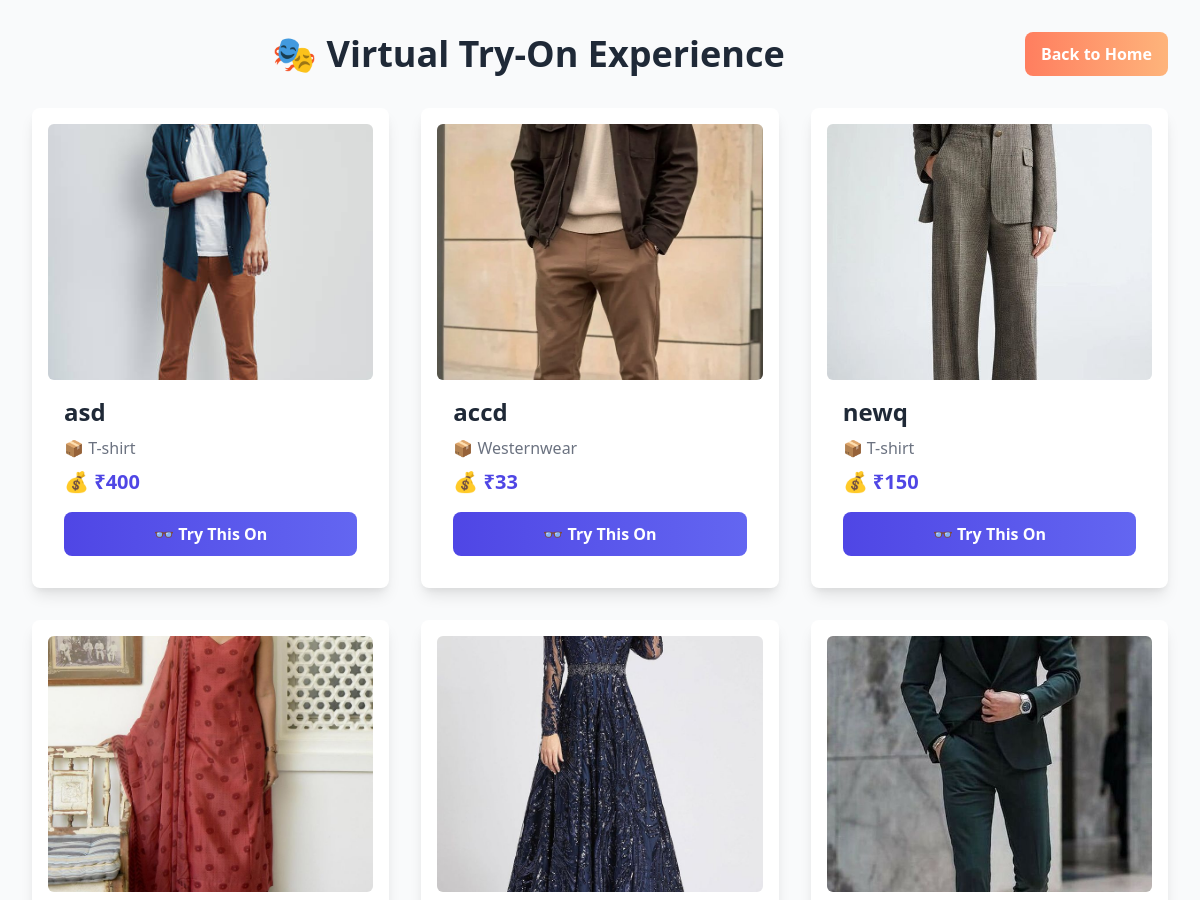
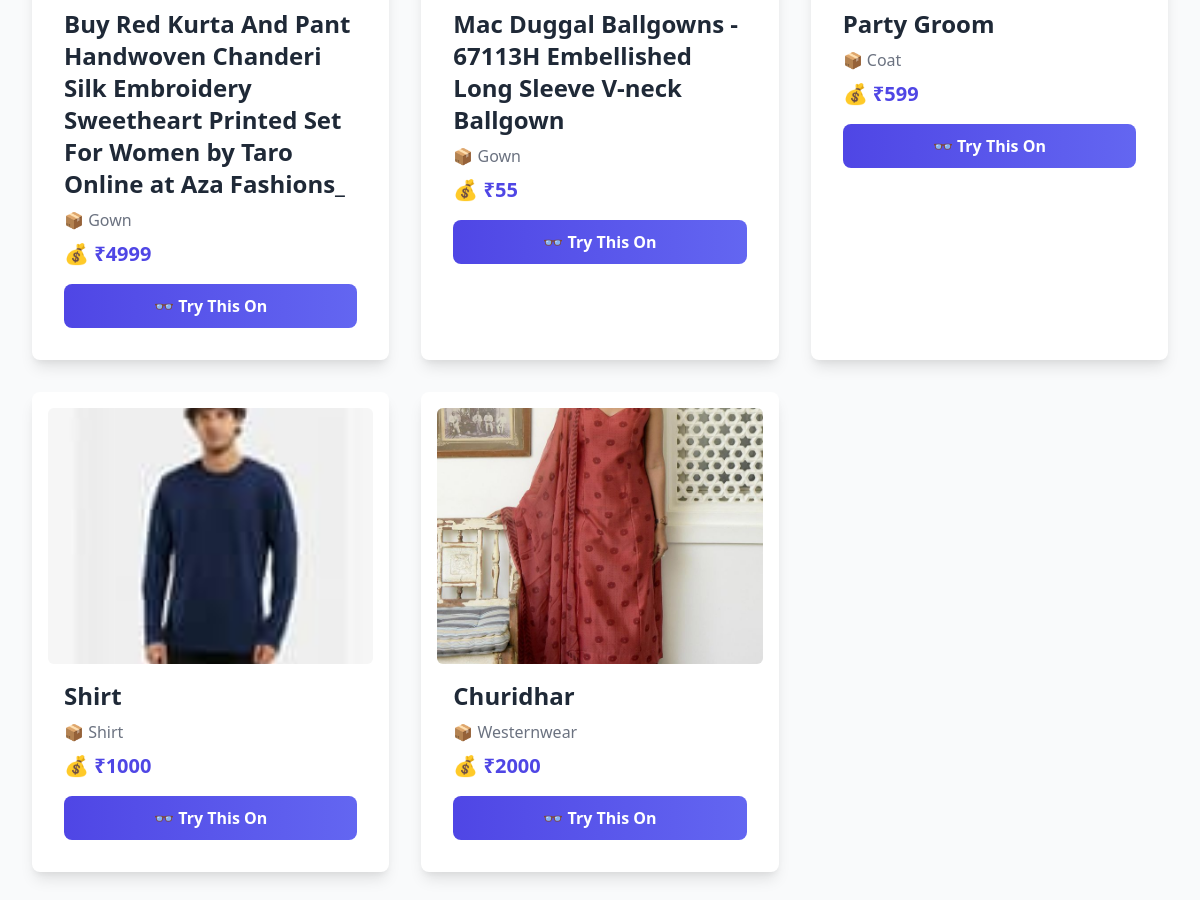
Screenshot of /try_on_page/ with the database file from the repository (2 pictures, top to bottom).
### virtualfitting/models.py (models this page shows, shortened)
class addproduct(models.Model):
    productname=models.CharField(max_length=20,null=True,blank=True)
    CATEGORY_CHOICE = [
        ('tshirt','T-shirt'),
        ('shirt','Shirt'),
        ('shoes','Shoes'),
        ('westernwear','Westernwear'),
        ('watch','Watch'),
        ('glass','Glass'),
        ('cap','Cap'),
        ('casualwear','Casualwear'),
        ('jewellery','Jewellery'),
        ('coat','Coat'),
        ('gown','Gown'),
    ]
    category=models.CharField(max_length=20,choices=CATEGORY_CHOICE)
    price=models.IntegerField(null=True,blank=True)
    size=models.CharField(max_length=20,null=True,blank=True)
    description=models.CharField(max_length=225,null=True,blank=True)
    image=models.ImageField(upload_to='shop/',null=True,blank=True)
    created_at=models.DateField(auto_now_add=True)
    product_id=models.IntegerField(unique=True)
    stock=models.IntegerField(null=True,blank=True)
    status_choice=[
        ('available','Available'),
        ('out_of_stock','Out_of_stock'),
    ]
    status=models.CharField(max_length=20, choices=status_choice,default='available')
    email=models.CharField(max_length=50)
    gender_choices=(
        ('MALE','male'),
        ('FEMALE','female'),
    )
    gender=models.CharField(max_length=10,choices=gender_choices,null=True,blank=True)

### virtualfitting/views.py (the view, shortened to what this page needs)
# urls.py: path('try_on_page/',views.try_on_page, name='try_on_page'),
def try_on_page(request):
    products = addproduct.objects.filter(
        status='available',
        category__in=['tshirt', 'shirt','westernwear','casualwear','coat','gown']
    )
    selected_product_id = request.GET.get('product_id')
    selected_product = None
    if selected_product_id:
        try:
            selected_product = addproduct.objects.get(product_id=selected_product_id)
        except addproduct.DoesNotExist:
            pass
    return render(request, 'try_on_page.html', {
        'products': products,
        'selected_product': selected_product
    })

### virtualfitting/templates/try_on_page.html (shortened to what this page needs)
<!DOCTYPE html>
<html lang="en">
<head>
    <link href="https://cdn.jsdelivr.net/npm/tailwindcss@2.2.19/dist/tailwind.min.css" rel="stylesheet">
</head>
<body class="bg-gray-50 min-h-screen p-8 font-sans">
    <div class="max-w-6xl mx-auto">
        <div class="flex justify-between items-center mb-8">
            <h1 class="text-4xl font-extrabold text-center text-gray-800 flex-grow">🎭 Virtual Try-On Experience</h1>
            <a href="/home/" class="btn-home px-4 py-2 text-center">
                 Back to Home
            </a>
        </div>
        {% if not selected_product %}
        <div class="grid grid-cols-1 md:grid-cols-2 lg:grid-cols-3 gap-8 mb-8">
            {% for product in products %}
            <div class="bg-white rounded-lg shadow-lg overflow-hidden card p-4">
                <img src="{{ product.image.url }}" alt="{{ product.productname }}"
                     class="w-full h-64 object-cover rounded-md">
                <div class="p-4">
                    <h3 class="text-2xl font-semibold mb-2 text-gray-800">{{ product.productname }}</h3>
                    <p class="text-gray-500 mb-2">📦 {{ product.get_category_display }}</p>
                    <p class="text-xl font-bold text-indigo-600 mb-4">💰 ₹{{ product.price }}</p>
                    <a href="?product_id={{ product.product_id }}"
                       class="btn-primary block w-full text-center py-2">
                        👓 Try This On
                    </a>
                </div>
            </div>
            {% endfor %}
        </div>
        {% endif %}
    </div>
</body>
</html>

### virtualfitting/templates/try_on_page.html (style rules this page uses)
.card { transition: transform 0.3s ease, box-shadow 0.3s ease; }
.btn-primary { background: linear-gradient(to right, #4F46E5, #6366F1); color: white; font-weight: bold; padding: 10px 16px; border-radius: 8px; transition: all 0.3s ease-in-out; }
.btn-home { background: linear-gradient(to right, #ff7e5f, #feb47b); color: white; font-weight: bold; padding: 10px 16px; border-radius: 8px; transition: all 0.3s ease-in-out; }

### rows the page displays
addproduct: image (picture), productname "asd", category "T-shirt", price "400"
addproduct: image (picture), productname "accd", category "Westernwear", price "33"
addproduct: image (picture), productname "newq", category "T-shirt", price "150"
addproduct: image (picture), productname "Buy Red Kurta And Pant Handwoven Chanderi Silk Embroidery Sweetheart Printed Set For Women by Taro Online at Aza Fashions_", category "Gown", price "4999"
addproduct: image (picture), productname "Mac Duggal Ballgowns - 67113H Embellished Long Sleeve V-neck Ballgown", category "Gown", price "55"
addproduct: image (picture), productname "Party Groom", category "Coat", price "599"
addproduct: image (picture), productname "Shirt", category "Shirt", price "1000"
addproduct: image (picture), productname "Churidhar", category "Westernwear", price "2000"
